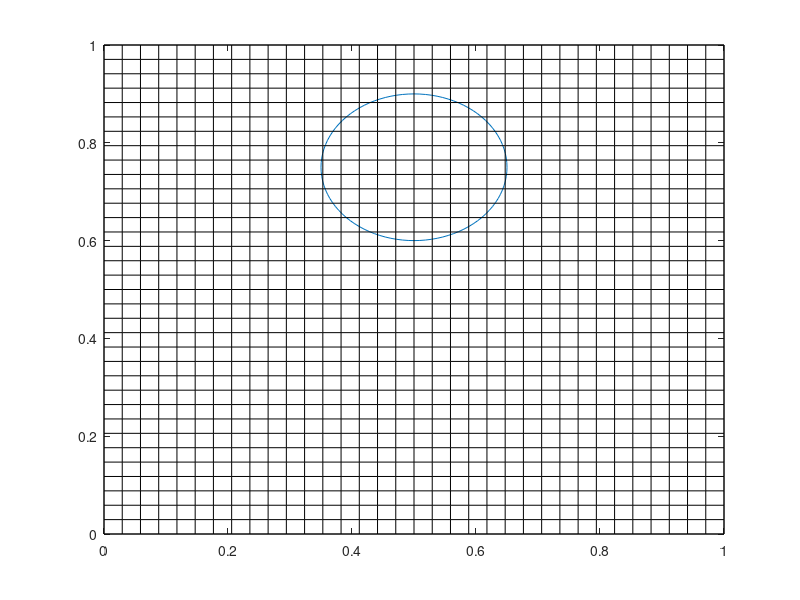

Recreate this plot in MATLAB. (Note: this script raises an error after producing the figure.)
clear 
clc

% -------------------------------------------------------------------------
% Interface tracking test
% -------------------------------------------------------------------------


% currently the algorthim fails if the circle falls exactly on the 
% line or corner (try Nx=Ny=11). also for uneven meshes.
Nx =35;
Ny =35;
x = linspace(0,1,Nx);
y = linspace(0,1,Ny);
h = y(3) - y(2);
[X,Y] = meshgrid(x,y);

%% circle stuff
cir_dis = 0:pi/50:2*pi; %decrease step size for more exact circle
xcir = 0.15 * cos(cir_dis) + 0.5;
ycir = 0.15 * sin(cir_dis) + 0.75;
plot(xcir,ycir)
hold on
for i = 1:Nx
    plot(ones(1,length(x))*x(i),y,'k','Linewidth',0.25)
    plot(x,ones(1,length(y))*y(i),'k','Linewidth',0.25)
end

x_pos = 0.5;
y_pos = 0.75;
r = 0.15;

j=1;
for i = 1:length(x)
    if x(i) > x_pos-r && x(i) < x_pos+r
        cir_xloc_x(j) = x(i);
        xnode(j) = i;
        j=j+1;
    end
end

cir_xloc_y1 = -(-((cir_xloc_x-x_pos).^2 - r^2)).^(1/2) + y_pos;
cir_xloc_y2 = (-((cir_xloc_x-x_pos).^2 - r^2)).^(1/2) + y_pos;
cir_xloc_y = [cir_xloc_y1,cir_xloc_y2];
% cir_xloc_x = [cir_xloc_x,cir_xloc_x];
% xnode = [xnode];

for i=1:length(xnode)
    for j=1:length(x)-1
    if y(j) < cir_xloc_y1(i) && y(j+1) > cir_xloc_y1(i)
    ynodefromx1(i) = j;
    end
    if y(j) < cir_xloc_y2(i) && y(j+1) > cir_xloc_y2(i)
    ynodefromx2(i) = j;
    end
    end
end
ynodefromx1(ynodefromx1<1) = 1;
ynodefromx2(ynodefromx2<1) = 1;


j=1;
for i = 1:length(y)
    if y(i) > y_pos-r && y(i) < y_pos+r
        cir_yloc_y(j) = y(i);
        ynode(j) = i;
        j=j+1;
    end
end

cir_yloc_x2 = (-((cir_yloc_y-y_pos).^2 - r^2)).^(1/2) + x_pos;
cir_yloc_x1 = -(-((cir_yloc_y-y_pos).^2 - r^2)).^(1/2) + x_pos;
cir_yloc_x = [cir_yloc_x1,cir_yloc_x2];
% cir_yloc_y = [cir_yloc_y,cir_yloc_y];
% ynode = [ynode,ynode];

for i=1:length(ynode)
    for j=1:length(y)-1
    if x(j) < cir_yloc_x1(i) && x(j+1) > cir_yloc_x1(i)
    xnodefromy1(i) = j;
    end
    if x(j) < cir_yloc_x2(i) && x(j+1) > cir_yloc_x2(i)
    xnodefromy2(i) = j;
    end
    end
end
xnodefromy1(xnodefromy1<1) = 1;
xnodefromy2(xnodefromy2<1) = 1;

%i_xy - xvalues from y
%cir_yloc_x1 is the left side
% bottom left

[m,leftcir_min] = min(cir_xloc_y1);
[m,rightcir_max] = max(cir_xloc_y2);
[m,botcir_min] = min(cir_yloc_x1);
[m,topcir_max] = max(cir_yloc_x2);

bot_ycir_x = [cir_yloc_x1(1:botcir_min),cir_yloc_x2(1:topcir_max)];
top_ycir_x = [cir_yloc_x1(botcir_min:end),cir_yloc_x2(topcir_max:end)];

C =CFDsemiTrapzoid(cir_xloc_x,cir_yloc_y,cir_yloc_x, ...
    cir_xloc_y,cir_xloc_y1, cir_xloc_y2, cir_yloc_x1,cir_yloc_x2,...
    ynodefromx1, ynodefromx2, xnodefromy1, xnodefromy2, xnode, ynode,...
    h,r,x,y);

botleft_ycir_x = cir_yloc_x1(1:botcir_min);
topleft_ycir_x = cir_yloc_x1(botcir_min:end);
botright_ycir_x = cir_yloc_x2(1:topcir_max);
topright_ycir_x = cir_yloc_x2(topcir_max:end);

%% bottom left
isdoubletri = false;
trap = false;
for i_xy=1:leftcir_min %check  k
    
    for i_xx=1:length(cir_xloc_y2)-1 %was cir_xloc_x,too long
        trap = false;
        if cir_yloc_x1(i_xy) >= cir_xloc_x(i_xx) && ...
                cir_yloc_x1(i_xy) <= cir_xloc_x(i_xx+1) && trap ==false
            t=1;
           if (cir_yloc_x1(i_xy+1) >= cir_xloc_x(i_xx) && ...
                cir_yloc_x1(i_xy+1) <= cir_xloc_x(i_xx+1))
             trap = true;
           end
           
           if i_xy ~= 1 && (cir_yloc_x1(i_xy-1) >= cir_xloc_x(i_xx) && ...
                cir_yloc_x1(i_xy-1) <= cir_xloc_x(i_xx+1))
            trap = true;
           end
           
          if trap == false
          isdoubletri = true;
          i_xxhold = i_xx;
          end

        end 
    end
    if isdoubletri == true
        % small tri, on 'right'
    linear_distance = ((cir_yloc_x1(i_xy)- cir_xloc_x(i_xxhold+1))^2 +...
        (cir_yloc_y(i_xy)- cir_xloc_y1(i_xxhold+1))^2)^(1/2);
    angle = 2 * asin(linear_distance/2 / r);
    area_sector = angle/(2*pi) * pi*r^2;
    area_triangle = linear_distance/2 * r*cos(angle);
    area_sliver = area_sector-area_triangle;
    area_tri = abs( x(xnodefromy1(i_xy)+1) - cir_yloc_x1(i_xy))/2 * abs( y(ynodefromx1(i_xxhold))...
                - cir_xloc_y1(i_xxhold+1));
    area = area_tri + area_sliver;
    C(xnodefromy1(i_xy),ynode(i_xy)-1) = area/h^2;
    
    
        % cut rect, one the 'left'
    linear_distance = ((cir_yloc_x1(i_xy)- cir_xloc_x(i_xxhold))^2 +...
        (cir_yloc_y(i_xy)- cir_xloc_y1(i_xxhold))^2)^(1/2);
    angle = 2 * asin(linear_distance/2 / r);
    area_sector = angle/(2*pi) * pi*r^2;
    area_triangle = linear_distance/2 * r*cos(angle);
    area_sliver = area_sector-area_triangle;
    area_tri = abs( x(xnodefromy1(i_xy)) - cir_yloc_x1(i_xy))/2 * abs( y(ynodefromx1(i_xxhold))...
                - cir_xloc_y1(i_xxhold));
    area = h^2 - area_tri + area_sliver;
    C(xnodefromy1(i_xy),ynode(i_xy)) = area/h^2;
    isdoubletri = false;
    
    else
        % last triangle 'way left'
%     diff = cir_xloc_x(1) - cir_yloc_x1;
%     diff(leftcir_min:end) = 10;
%     diff(diff<0) = 10;
%     [m,i_min] = min(diff);
%     
%     linear_distance = ((cir_yloc_x1(i_min)- cir_xloc_x(1))^2 +...
%         (cir_yloc_y(i_min)- cir_xloc_y1(1))^2)^(1/2);
%     angle = 2 * asin(linear_distance/2 / r);
%     area_sector = angle/(2*pi) * pi*r^2;
%     area_triangle = linear_distance/2 * r*cos(angle);
%     area_sliver = area_sector-area_triangle;
%     area_tri = abs( x(xnodefromy1(i_min)+1) - cir_yloc_x1(i_min))/2 * abs( y(ynodefromx1(1)+1)...
%                 - cir_xloc_y1(1));
%     area = area_tri + area_sliver;
%     C(xnodefromy1(i_min),ynode(i_min)-1) = area/h^2;
%        isdoubletri = false;   
    end   
end

%% top left, change node values, y1 to y2 to get tops
isdoubletri = false;
for i_xy=leftcir_min:length(cir_yloc_x1)
    
    for i_xx=1:length(cir_xloc_y2)-1 %was cir_xloc_x,too long
    
        if cir_yloc_x1(i_xy) >= cir_xloc_x(i_xx) && ...
                cir_yloc_x1(i_xy) <= cir_xloc_x(i_xx+1)
            
             isdoubletri = true;
             i_xxhold = i_xx;
        end 
    end
    if isdoubletri == true
        % small tri, on 'right'
    linear_distance = ((cir_yloc_x1(i_xy)- cir_xloc_x(i_xxhold+1))^2 +...
        (cir_yloc_y(i_xy)- cir_xloc_y2(i_xxhold+1))^2)^(1/2);
    angle = 2 * asin(linear_distance/2 / r);
    area_sector = angle/(2*pi) * pi*r^2;
    area_triangle = linear_distance/2 * r*cos(angle);
    area_sliver = area_sector-area_triangle;
    area_tri = abs( x(xnodefromy1(i_xy)+1) - cir_yloc_x1(i_xy))/2 * abs( y(ynodefromx2(i_xxhold)+1)...
                - cir_xloc_y2(i_xxhold+1));
    area = area_tri + area_sliver;
    C(xnodefromy1(i_xy),ynode(i_xy)) = area/h^2;
    
    
        % cut rect, on the 'left'
    linear_distance = ((cir_yloc_x1(i_xy)- cir_xloc_x(i_xxhold))^2 +...
        (cir_yloc_y(i_xy)- cir_xloc_y2(i_xxhold))^2)^(1/2);
    angle = 2 * asin(linear_distance/2 / r);
    area_sector = angle/(2*pi) * pi*r^2;
    area_triangle = linear_distance/2 * r*cos(angle);
    area_sliver = area_sector-area_triangle;
    area_tri = abs( x(xnodefromy1(i_xy)) - cir_yloc_x1(i_xy))/2 * abs( y(ynodefromx2(i_xxhold)+1)...
                - cir_xloc_y2(i_xxhold));
    area = h^2 - area_tri + area_sliver;
    C(xnodefromy1(i_xy),ynode(i_xy)-1) = area/h^2;
    isdoubletri = false;
    
    else
        % last triangle 'way left'
%     diff = cir_xloc_x(1) - cir_yloc_x1;
%     diff(diff<0) = 10;
%     diff(1:leftcir_min) = 10;
%     [m,i_min] = min(diff);
%     
%     linear_distance = ((cir_yloc_x1(i_min)- cir_xloc_x(1))^2 +...
%         (cir_yloc_y(i_min)- cir_xloc_y2(1))^2)^(1/2);
%     angle = 2 * asin(linear_distance/2 / r);
%     area_sector = angle/(2*pi) * pi*r^2;
%     area_triangle = linear_distance/2 * r*cos(angle);
%     area_sliver = area_sector-area_triangle;
%     area_tri = abs( x(xnodefromy1(i_min)+1) - cir_yloc_x1(i_min))/2 * abs( y(ynodefromx2(1))...
%                 - cir_xloc_y2(1));
%     area = area_tri + area_sliver;
%     C(xnodefromy1(i_min),ynode(i_min)) = area/h^2;
%        isdoubletri = false;   
    end   
end

%% 3rd one, bottom right
% x will be at second half of 1, y will be on 2 
isdoubletri = false;
for i_xy=1:rightcir_max
    
%     for i_xx=rightcir_max:length(cir_xloc_x)-1
    for   i_xx=1:length(cir_xloc_y2)-1
    
        if cir_yloc_x2(i_xy) >= cir_xloc_x(i_xx) && ...
                cir_yloc_x2(i_xy) <= cir_xloc_x(i_xx+1) &&...
                cir_xloc_x(i_xx+1) <= cir_yloc_x2(i_xy+1)
            
             isdoubletri = true;
             i_xxhold = i_xx;
        end 
    end
    if isdoubletri == true
        % small tri, on 'left'
    linear_distance = ((cir_yloc_x2(i_xy)- cir_xloc_x(i_xxhold))^2 +...
        (cir_yloc_y(i_xy)- cir_xloc_y1(i_xxhold))^2)^(1/2);
    angle = 2 * asin(linear_distance/2 / r);
    area_sector = angle/(2*pi) * pi*r^2;
    area_triangle = linear_distance/2 * r*cos(angle);
    area_sliver = area_sector-area_triangle;
    area_tri = abs( x(xnodefromy2(i_xy)) - cir_yloc_x2(i_xy))/2 * abs( y(ynodefromx1(i_xxhold)+1)...
                - cir_xloc_y1(i_xxhold));
    area = area_tri + area_sliver;
    C(xnodefromy2(i_xy),ynode(i_xy)-1) = area/h^2;
    
    
        % cut rect, one the 'right'
    linear_distance = ((cir_yloc_x2(i_xy)- cir_xloc_x(i_xxhold+1))^2 +...
        (cir_yloc_y(i_xy)- cir_xloc_y1(i_xxhold+1))^2)^(1/2);
    angle = 2 * asin(linear_distance/2 / r);
    area_sector = angle/(2*pi) * pi*r^2;
    area_triangle = linear_distance/2 * r*cos(angle);
    area_sliver = area_sector-area_triangle;
    area_tri = abs( x(xnodefromy2(i_xy) +1) - cir_yloc_x2(i_xy))/2 * abs( y(ynodefromx1(i_xxhold)+1)...
                - cir_xloc_y1(i_xxhold +1));
    area = h^2 - area_tri + area_sliver;
    C(xnodefromy2(i_xy),ynode(i_xy)) = area/h^2;
    isdoubletri = false;
    
    else
%         % last triangle 'way right'
%     diff = cir_yloc_x2 - cir_xloc_x(end);
%     diff(rightcir_max:end) = 10;
%     diff(diff<0) = 10;
%     [m,i_min] = min(diff);
%     
%     linear_distance = ((cir_yloc_x2(i_min)- cir_xloc_x(end))^2 +...
%         (cir_yloc_y(i_min)- cir_xloc_y1(end))^2)^(1/2);
%     angle = 2 * asin(linear_distance/2 / r);
%     area_sector = angle/(2*pi) * pi*r^2;
%     area_triangle = linear_distance/2 * r*cos(angle);
%     area_sliver = area_sector-area_triangle;
%     area_tri = abs( x(xnodefromy2(i_min)) - cir_yloc_x2(i_min))/2 * abs( y(ynodefromx1(1)+1)...
%                 - cir_xloc_y1(1));
%     area = area_tri + area_sliver;
%     C(xnodefromy2(i_min),ynode(i_min)-1) = area/h^2;
%        isdoubletri = false;   
    end   
end

%% 4th one, top right
isdoubletri = false;
for i_xy=rightcir_max:length(cir_yloc_x2)
    
     for i_xx=rightcir_max:length(cir_xloc_x)-1 
%         for   i_xx=1:length(cir_xloc_y2)-1
    
        if cir_yloc_x2(i_xy) >= cir_xloc_x(i_xx) && ...
                cir_yloc_x2(i_xy) <= cir_xloc_x(i_xx+1)
            
             isdoubletri = true;
             i_xxhold = i_xx;
        end 
    end
    if isdoubletri == true
        % small tri, on 'left'
    linear_distance = ((cir_yloc_x2(i_xy)- cir_xloc_x(i_xxhold))^2 +...
        (cir_yloc_y(i_xy)- cir_xloc_y2(i_xxhold))^2)^(1/2);
    angle = 2 * asin(linear_distance/2 / r);
    area_sector = angle/(2*pi) * pi*r^2;
    area_triangle = linear_distance/2 * r*cos(angle);
    area_sliver = area_sector-area_triangle;
    area_tri = abs( x(xnodefromy2(i_xy)) - cir_yloc_x2(i_xy))/2 * abs( y(ynodefromx2(i_xxhold))...
                - cir_xloc_y2(i_xxhold));
    area = area_tri + area_sliver;
    C(xnodefromy2(i_xy),ynode(i_xy)) = area/h^2;
    
    
        % cut rect, one the 'right'
    linear_distance = ((cir_yloc_x2(i_xy)- cir_xloc_x(i_xxhold+1))^2 +...
        (cir_yloc_y(i_xy)- cir_xloc_y2(i_xxhold+1))^2)^(1/2);
    angle = 2 * asin(linear_distance/2 / r);
    area_sector = angle/(2*pi) * pi*r^2;
    area_triangle = linear_distance/2 * r*cos(angle);
    area_sliver = area_sector-area_triangle;
    area_tri = abs( x(xnodefromy2(i_xy) +1) - cir_yloc_x2(i_xy))/2 * abs( y(ynodefromx2(i_xxhold))...
                - cir_xloc_y2(i_xxhold +1));
    area = h^2 - area_tri + area_sliver;
    C(xnodefromy2(i_xy),ynode(i_xy)-1) = area/h^2;
    isdoubletri = false;
    
    else
        % last triangle 'way right'
%     diff = cir_yloc_x2 - cir_xloc_x(end);
%     diff(1:rightcir_max) = 10;
%     diff(diff<0) = 10;
%     [m,i_min] = min(diff);
%     
%     linear_distance = ((cir_yloc_x2(i_min)- cir_xloc_x(end))^2 +...
%         (cir_yloc_y(i_min)- cir_xloc_y2(end))^2)^(1/2);
%     angle = 2 * asin(linear_distance/2 / r);
%     area_sector = angle/(2*pi) * pi*r^2;
%     area_triangle = linear_distance/2 * r*cos(angle);
%     area_sliver = area_sector-area_triangle;
%     area_tri = abs( x(xnodefromy2(i_min)) - cir_yloc_x2(i_min))/2 * abs( y(ynodefromx2(1))...
%                 - cir_xloc_y2(1));
%     area = area_tri + area_sliver;
%     C(xnodefromy2(i_min),ynode(i_min)) = area/h^2;
%        isdoubletri = false;   
    end   
end

cir_xloc_x = [cir_xloc_x,cir_xloc_x];
cir_yloc_y = [cir_yloc_y,cir_yloc_y];
plot(cir_xloc_x,cir_xloc_y,'o')
plot(cir_yloc_x,cir_yloc_y,'o')


T = 2;
t = T/2; %this is for book example, deliverable 2 has t = T/pi
PHI = 1/pi .* cos(pi*t/T).*sin(pi.*X).^2 .* sin(pi.*Y).^2;

u = -2.*cos(pi.*t./T).*sin(pi.*X).^2 .* sin(pi.*Y).*cos(pi.*Y);
v = 2.*cos(pi.*t./T).*sin(pi.*Y).^2 .* sin(pi.*X).*cos(pi.*X);

figure
quiver(X,Y,u,v)
% C = (u.^2 + v.^2).^(1/2);
